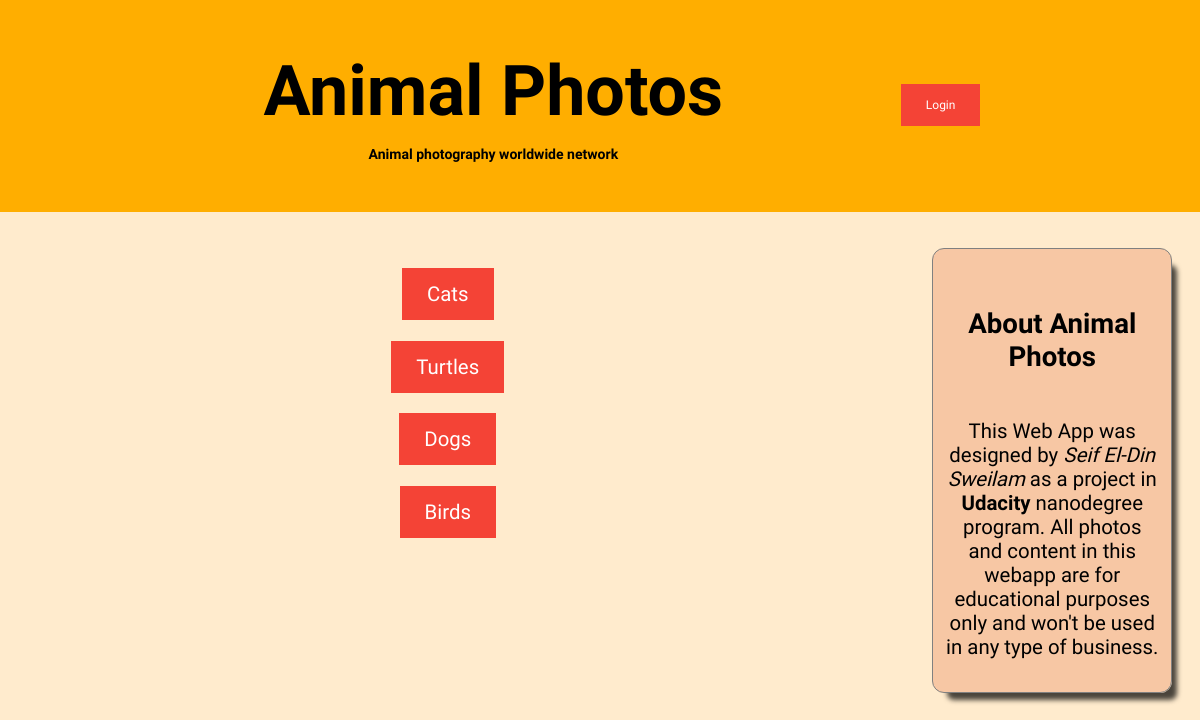
/species/, run on an earlier commit of the app's database.
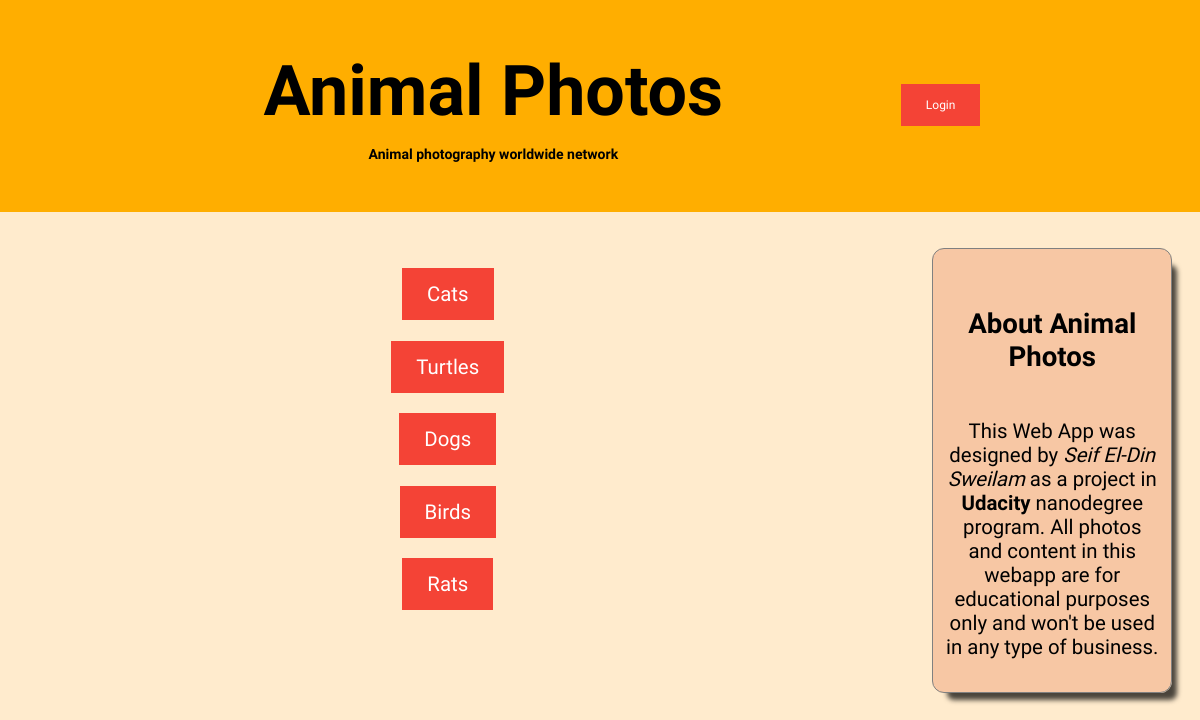
And on a later commit of the database.
### db_setup.py (models this page shows, shortened)
class Species(Base):
    __tablename__ = 'species'
    id = Column(Integer, primary_key=True)
    name = Column(String(250), nullable=False)

### views.py (the view)
@app.route('/')
@app.route('/home/')
@app.route('/species/')
def showSpecies():
    species = session.query(Species).all()
    if 'username' not in login_session:
        return render_template('publichome.html', species=species)
    return render_template('home.html', species=species)

### templates/publichome.html (shortened to what this page needs)
<html lang="en">
<head>
    <link rel=stylesheet type=text/css href="{{ url_for('static', filename='styles.css') }}">
</head>
<body>
    <div class="header">
        <div class="title">
            <h1>Animal Photos</h1>
            <h3>Animal photography worldwide network</h3>
        </div>
        <div class="login_area">
            <a href='{{url_for("showLogin")}}'>Login</a>
        </div>
    </div>
    <div class="page">
        <div class="list">
            {% for x in species %}
            <div class="item">
                <p><a href='{{url_for("showPhotos", species_id=x.id)}}'>{{x.name}}</a></p>
            </div>
            {% endfor %}
        </div>
        <div class="sidebar">
            <div id="about" class="box">
                <h5>About Animal Photos</h5>
                <p>
                    This Web App was designed by <em>Seif El-Din Sweilam</em> as a project in <strong>Udacity</strong>
                    nanodegree program. All photos and content in this webapp are for educational purposes only and
                    won't be used in any type of business.
                </p>
            </div>
        </div>
    </div>
</body>
</html>

### static/styles.css (style rules this page uses)
.header { width: auto; background: #ffae00; padding: 2em; }
.title, .login_area, .list, .sidebar, .card, .creator_pic, .creator_name { display: inline-block; *display: inline; zoom: 1; vertical-align: top; font-size: 12px; }
.sidebar { width: 20%; }
.list { width: 70%; margin-right: 5em; }
.page { margin-top: 2em; }
.login_area { width: 10%; padding:2em; margin: 2em; }
.title { width: 60%; }
body { text-align: center; background-color: blanchedalmond; font-family: 'Acme', 'Ubuntu','Segoe UI', Tahoma, Geneva, Verdana, sans-serif, cursive; font-size: large; margin: 0; }
h1 { font-family: 'Gloria Hallelujah', cursive; font-size: 70px; margin: 0.2em; }
a:link, a:visited { background-color: #f44336; color: white; padding: 14px 25px; text-align: center; text-decoration: none; display: inline-block; }
.box { padding: 1em; border: 0.5px solid grey; border-radius: 1em; background: rgba(233, 133, 86, 0.349); box-shadow: 10px 12px 5px -5px rgba(0,0,0,0.71); }
p { font-size: 1.7em; }
h5 { font-size: 2.3em; }

What changed in the data, as far as the page shows it:
added Species: name "Rats"
